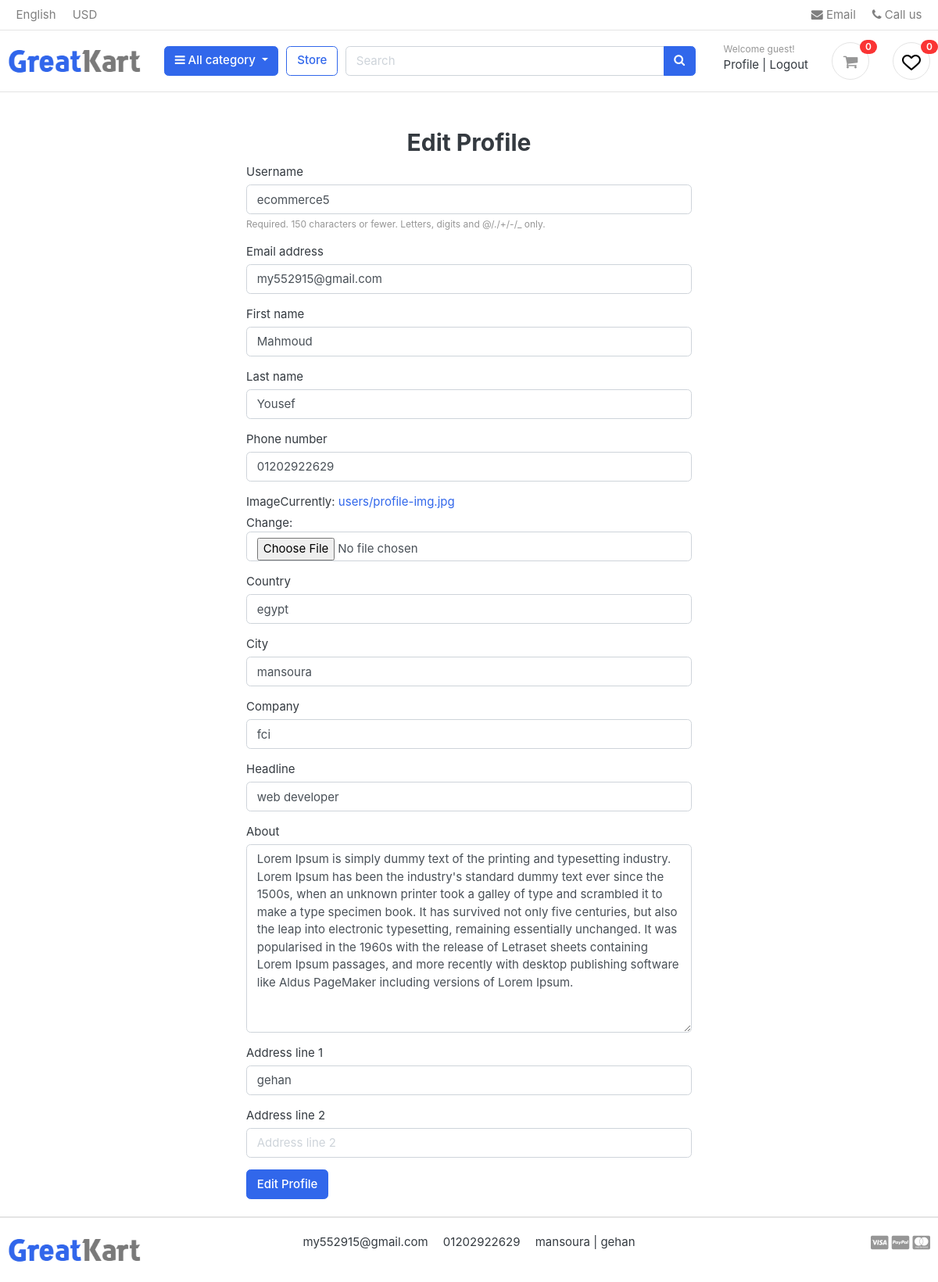
/accounts/profile/edit (signed in), run on the app's committed database.
### settings/models.py (models this page shows, shortened)
class Settings(models.Model):
    site_name = models.CharField( max_length=50)
    logo = models.ImageField( upload_to='setting/')
    phone = models.CharField( max_length=30)
    email = models.EmailField( max_length=254)
    description = models.TextField(max_length=1000)
    fb_link = models.URLField( max_length=200)
    twitter_link = models.URLField( max_length=200)
    instagram_link = models.URLField( max_length=200)
    address = models.CharField( max_length=50)

### accounts/models.py (models this page shows, shortened)
class Profile(models.Model):
    user = models.OneToOneField(User,on_delete=models.CASCADE)
    phone_number = models.CharField(max_length=20)
    headline = models.CharField(max_length=50 , blank=True, null=True)
    city = models.CharField(max_length=50)
    image = models.ImageField(upload_to='users/')
    about = models.TextField(max_length=4000 , blank=True , null=True)
    country = models.CharField(max_length=50 ,blank=True, null=True)
    company = models.CharField(max_length=100 ,blank=True, null=True)
    address_line_1 = models.CharField( max_length=50 , blank=True)
    address_line_2 = models.CharField( max_length=50 , blank=True)
    fb_link = models.URLField( max_length=200 , blank=True , null=True)
    twitter_link = models.URLField( max_length=200, blank=True , null=True)
    instagram_link = models.URLField( max_length=200, blank=True , null=True)
    linked_in_link = models.URLField( max_length=200, blank=True , null=True)

### accounts/views.py (the view)
# urls.py: path('profile/edit' , views.edit_profile , name='edit_profile'),
def edit_profile(request):
    profile = Profile.objects.get(user=request.user)
    if request.method == "POST":
        user_form = UserForm(request.POST , instance=request.user)
        profile_form = ProfileForm(request.POST,request.FILES,instance=profile)
        if user_form.is_valid() and profile_form.is_valid():
            user_form.save()
            myprofile = profile_form.save(commit=False)
            myprofile.user = request.user
            myprofile.save()
            messages.success(request,'Done! Your Profile has been updated.')
            return redirect('/accounts/profile')
    else:
        user_form = UserForm(instance=request.user)
        profile_form = ProfileForm(instance=profile)
    return render(request,'profile/profile_edit.html',{
        'user_form':user_form,
        'profile_form':profile_form,
    })

### accounts/forms.py
class UserForm(forms.ModelForm):
    class Meta:
        model = User
        fields = ['username','email','first_name','last_name',]

class ProfileForm(forms.ModelForm):
    class Meta:
        model = Profile
        fields = ['phone_number','image','country','city','company','headline','about','address_line_1','address_line_2']

### carts/context_processors.py (called while the page is built)
def counter(request):
    cart_count = 0
    if 'admin' in request.path:
        return{}
    else :
        try :
            cart = Cart.objects.filter(cart_id=_cart_id(request))
            if request.user.is_authenticated:
                cart_items = CartItem.objects.all().filter(user=request.user)
            else :
                cart_items = CartItem.objects.all().filter(cart=cart[:1])
            for cart_item in cart_items:
                cart_count+=cart_item.quantity
        except Cart.DoesNotExist:
            cart_count=0
    return dict(cart_count=cart_count)

### carts/views.py (called while the page is built)
def _cart_id(request):
    cart = request.session.session_key
    if not cart:
        cart = request.session.create()
    return cart

### category/context_processor.py (called while the page is built)
def menu_links(request):
    links = Category.objects.all()[:10]
    return dict(links=links)

### category/models.py (called while the page is built)
    def get_url(self):
        return reverse('store:product_by_category',args=[self.slug])

    def __str__(self):
        return str(self.name)

### accounts/templates/profile/profile_edit.html (shortened to what this page needs)
{% extends 'base.html' %}
{% load django_bootstrap5 %}
{% block body %}
<div class="container">
    <div class="col-md-6 mx-auto mt-5">
        <h2 style="text-align:center;">Edit Profile</h2>
        <form method="POST" enctype="multipart/form-data">
            {% bootstrap_form user_form %}
            {% bootstrap_form profile_form %}
            {% bootstrap_button button_type="submit" content="Edit Profile" %}
        </form>
    </div>
</div>
<br>
{% endblock body %}

### templates/base.html (shortened to what this page needs)
{% load static %}
<!DOCTYPE HTML>
<html lang="en">
<head>
    <link href="{% static 'css/bootstrap.css'%}" rel="stylesheet" type="text/css" />
    <link href="{% static 'fonts/fontawesome/css/all.min.css'%}" type="text/css" rel="stylesheet">
    <link href="{% static 'css/ui.css'%}" rel="stylesheet" type="text/css" />
    <link href="{% static 'css/responsive.css'%}" rel="stylesheet" media="only screen and (max-width: 1200px)" />
    <link href="{% static 'css/custum.css'%}" rel="stylesheet" type="text/css" />
    <link rel="stylesheet" href="https://cdnjs.cloudflare.com/ajax/libs/font-awesome/4.7.0/css/font-awesome.min.css">
</head>
<body>
    <header class="section-header">
        <nav class="navbar p-md-0 navbar-expand-sm navbar-light border-bottom">
            <div class="container">
                <div class="collapse navbar-collapse" id="navbarTop4">
                    <ul class="navbar-nav mr-auto">
                        <li class="nav-item dropdown">
                            <a href="#" class="nav-link"> English </a>
                        </li>
                        <li class="nav-item dropdown">
                            <a href="#" class="nav-link"> USD </a>
                        </li>
                    </ul>
                    <ul class="navbar-nav">
                        <li><a href="#" class="nav-link"> <i class="fa fa-envelope"></i> Email </a></li>
                        <li><a href="#" class="nav-link"> <i class="fa fa-phone"></i> Call us </a></li>
                    </ul>
                </div>
            </div>
        </nav>
        <section class="header-main border-bottom">
            <div class="container">
                <div class="row align-items-center">
                    <div class="col-lg-2 col-md-3 col-6">
                        <a href="/" class="brand-wrap">
                            <img class="logo" src="{{myfooter.logo.url}}">
                        </a>
                    </div>
                    <div class="col-lg col-sm col-md col-6 flex-grow-0">
                        <div class="category-wrap dropdown d-inline-block float-right">
                            <button type="button" class="btn btn-primary dropdown-toggle" data-toggle="dropdown">
                                <i class="fa fa-bars"></i> All category
                            </button>
                        </div>
                    </div>
                    <a href="{%url 'store:store'%}" method="GET" class="btn btn-outline-primary">Store</a>
                    <div class="col-lg  col-md-6 col-sm-12 col">
                        <form action="{% url 'store:search' %}" class="search">
                            <div class="input-group w-100">
                                <input type="text" class="form-control" style="width:60%;" placeholder="Search"
                                    name="q">
                                <div class="input-group-append">
                                    <button class="btn btn-primary" type="submit">
                                        <i class="fa fa-search"></i>
                                    </button>
                                </div>
                            </div>
                        </form>
                    </div>
                    <div class="col-lg-3 col-sm-6 col-8 order-2 order-lg-3">
                        <div class="d-flex justify-content-end mb-3 mb-lg-0">
                            <div class="widget-header">
                                <small class="title text-muted">Welcome guest!</small>
                                <div>
                                    {% if user.is_authenticated %}
                                    <a href="{% url 'accounts:profile'%}">Profile</a> <span class="dark-transp"> |
                                    </span>
                                    <a href="{% url 'logout'%}"> Logout</a>
                                    {% else %}
                                    <a href="{% url 'login'%}">Sign in</a> <span class="dark-transp"> | </span>
                                    <a href="{% url 'accounts:signup'%}"> Register</a>
                                    {% endif %}
                                </div>
                            </div>
                            <a href="{% url 'carts:cart'%}" class="widget-header pl-3 ml-3">
                                <div class="icon icon-sm rounded-circle border"><i class="fa fa-shopping-cart"></i>
                                </div>
                                <span class="badge badge-pill badge-danger notify">{{cart_count}}</span>
                            </a>
                            <a href="" class="widget-header pl-3 ml-3">
                                <div class="icon icon-sm rounded-circle border"><img src="{% static 'images/icons/heart.png'%}" />
                                </div>
                                <span class="badge badge-pill badge-danger notify">{{cart_count}}</span>
                            </a>
                        </div>
                    </div>
                </div>
            </div>
        </section>
    </header>
    {% block body %}
    {% endblock body %}
    <footer class="section-footer border-top">
        <div class="container">
            <section class="footer-bottom border-top row">
                <div class="col-lg-2 col-md-3 col-6">
                    <a href="/" class="brand-wrap">
                        <img class="logo" src="{{myfooter.logo.url}}">
                    </a>
                </div>
                <div class="col-md-8 text-md-center">
                    <span class="px-2">{{myfooter.email}}</span>
                    <span class="px-2">{{myfooter.phone}}</span>
                    <span class="px-2">{{myfooter.address}}</span>
                </div>
                <div class="col-md-2 text-md-right text-muted">
                    <i class="fab fa-lg fa-cc-visa"></i>
                    <i class="fab fa-lg fa-cc-paypal"></i>
                    <i class="fab fa-lg fa-cc-mastercard"></i>
                </div>
            </section>
        </div>
    </footer>
</body>
</html>

### static/css/ui.css (style rules this page uses)
html { font-family: "Inter", sans-serif; font-size: 15px; }
.icon-xs, .icon-sm, .icon-md, .icon-lg { display: inline-block; text-align: center; flex-shrink: 0; flex-grow: 0; }
.icon-sm { width: 48px; height: 48px; line-height: 48px !important; font-size: 20px; }
article:after, .form-group:after { display: block; clear: both; content: ""; }
.header-main { position: relative; padding-top: 1rem; padding-bottom: 1rem; }
.brand-wrap .logo, .navbar-brand .logo { margin-right: 7px; max-height: 42px; display: inline-block; }
.widget-header { display: inline-block; vertical-align: middle; position: relative; }
.widget-header a { color: #343a40; }
.widget-header i { color: #969696; }
.widget-header .title { display: block; }
.widget-header .notify { position: absolute; top: -3px; right: -10px; }
.footer-bottom { padding-top: 20px; padding-bottom: 20px; }
.notify { position: absolute; top: -4px; right: -10px; display: inline-block; padding: 0.25em 0.6em; font-size: 12px; line-height: 1; text-align: center; border-radius: 3rem; color: #fff; background-color: #fa3434; }

### data on the page
Settings: logo (picture), email "my552915@gmail.com", phone "01202922629", address "mansoura | gehan"
Profile: phone_number "01202922629", country "egypt", city "mansoura", company "fci", headline "web developer", about "Lorem Ipsum is simply dummy text of the printing and typesetting industry. Lorem Ipsum has been the industry's standard dummy text ever since the 1500s, when an unknown printer took a galley of type and scrambled it to make a type specimen book. It has survived not only five centuries, but also the leap into electronic typesetting, remaining essentially unchanged. It was popularised in the 1960s with the release of Letraset sheets containing Lorem Ipsum passages, and more recently with desktop publishing software like Aldus PageMaker including versions of Lorem Ipsum.", address_line_1 "gehan"

### other printed values
{{ cart_count }} "0"
